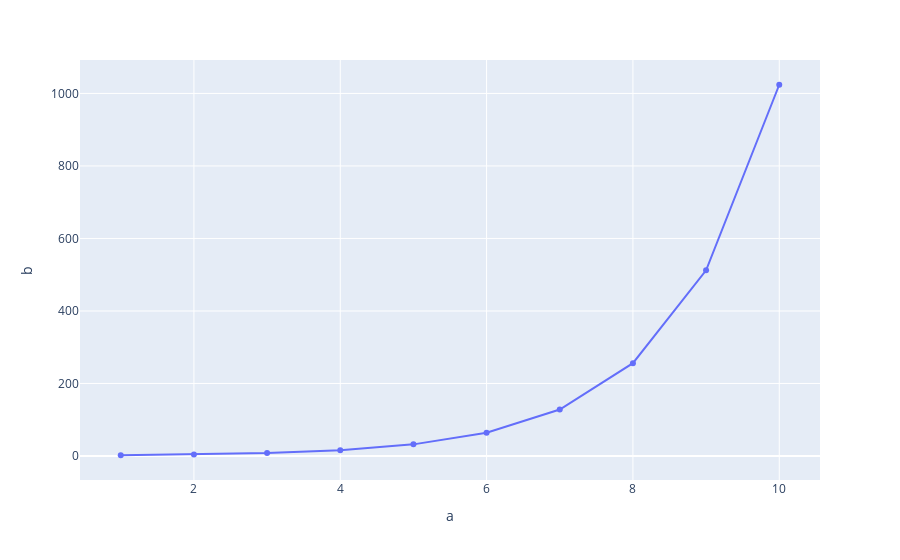

The notebook cell this image was saved under:
### Code cell
fig = px.line(df, x="a", y="b", markers=True)
fig

### Figure 1 — Plotly figure (JSON) as saved in the notebook; plotly's stock layout.template omitted (floating-point values rounded to 4 significant figures)
{"data": [{"hovertemplate": "a=%{x}<br>b=%{y}<extra></extra>", "legendgroup": "", "line": {"color": "#636efa", "dash": "solid"}, "marker": {"symbol": "circle"}, "mode": "lines+markers", "name": "", "orientation": "v", "showlegend": false, "type": "scatter", "x": [1, 2, 3, 4, 5, 6, 7, 8, 9, 10], "xaxis": "x", "y": [2, 4, 8, 16, 32, 64, 128, 256, 512, 1024], "yaxis": "y"}], "layout": {"legend": {"tracegroupgap": 0}, "margin": {"t": 60}, "xaxis": {"anchor": "y", "domain": [0, 1], "title": {"text": "a"}}, "yaxis": {"anchor": "x", "domain": [0, 1], "title": {"text": "b"}}}}
